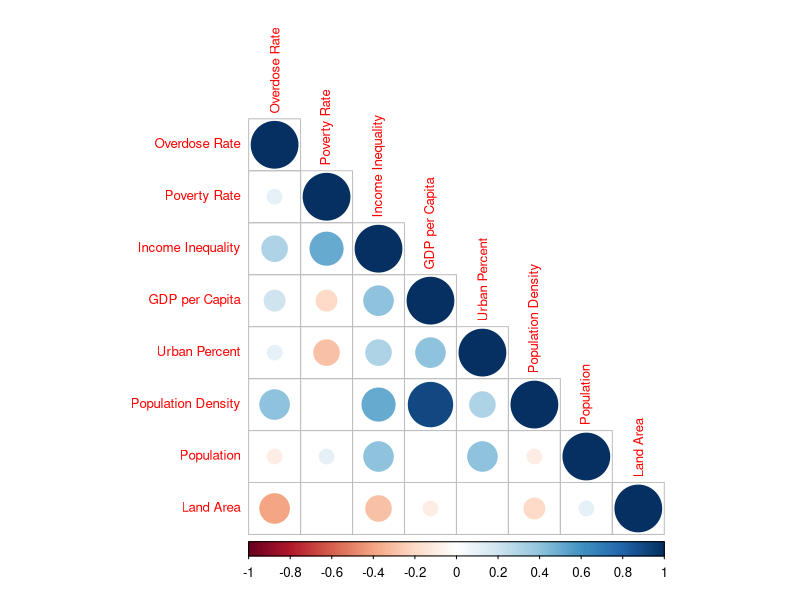
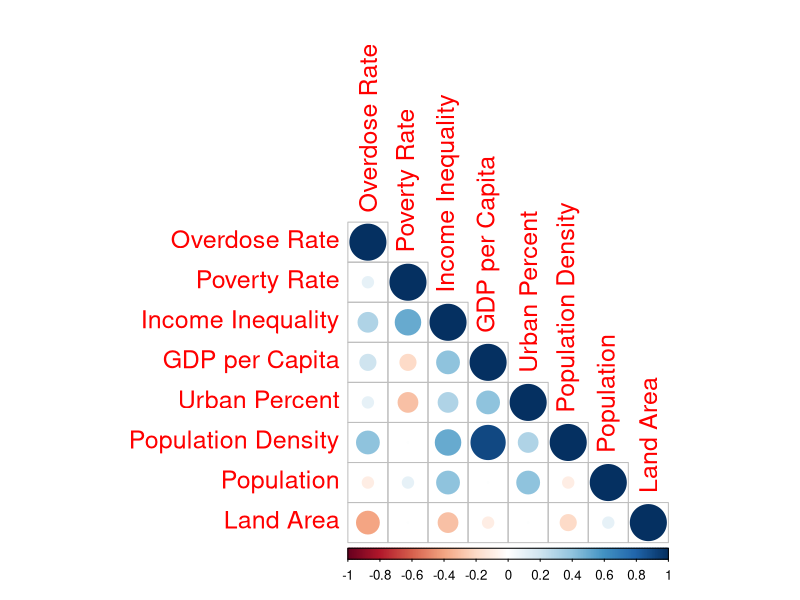

Recreate these plots in R, in order.
library(tidyverse)
library(dplyr)
library(png)
library(corrplot)

overdose <- read_csv("source_data/CDC_Drug_Overdose_Deaths.csv", locale = locale(encoding = "latin1"))
num_overdose <- overdose[, -c(1, 2)]
num_overdose <- num_overdose[, -c(2:14)]
num_overdose <- num_overdose[, -c(5)]

colnames(num_overdose) <- c('Overdose Rate', "Poverty Rate", "Income Inequality", 'GDP per Capita', "Urban Percent", "Population Density", "Population", "Land Area")
corr <- round(cor(num_overdose), 1)

corrplot(corr, type = "lower", tl.cex = 0.8)

png("figures/correlation_matrix.png", width=680, height=680)
corrplot(corr, type = "lower", tl.cex = 1.5)
dev.off()
